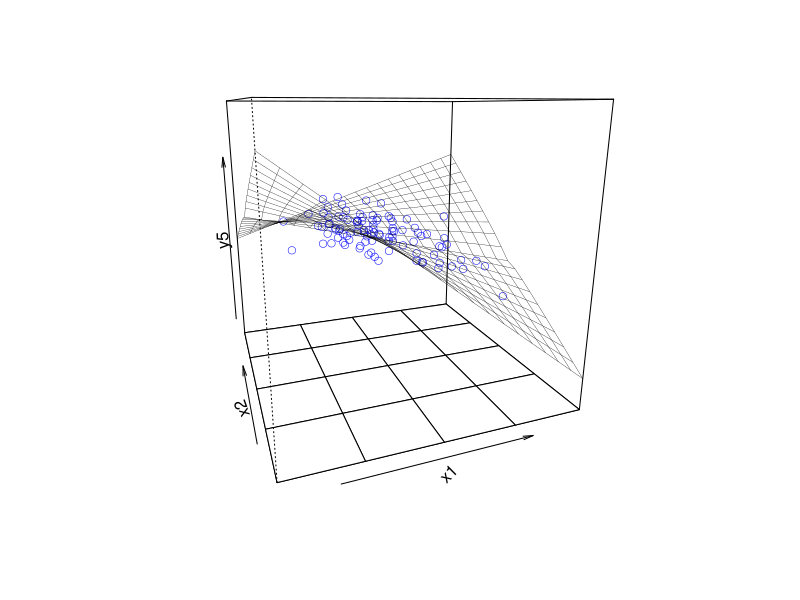
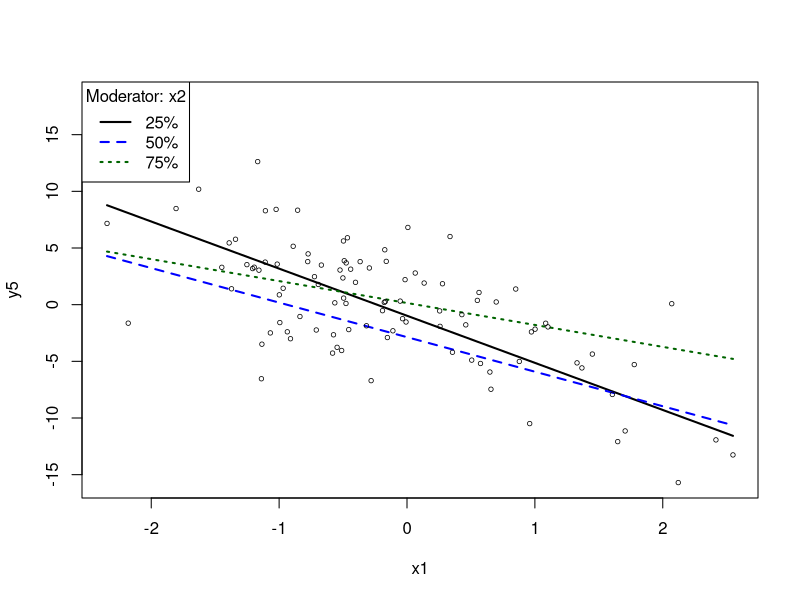
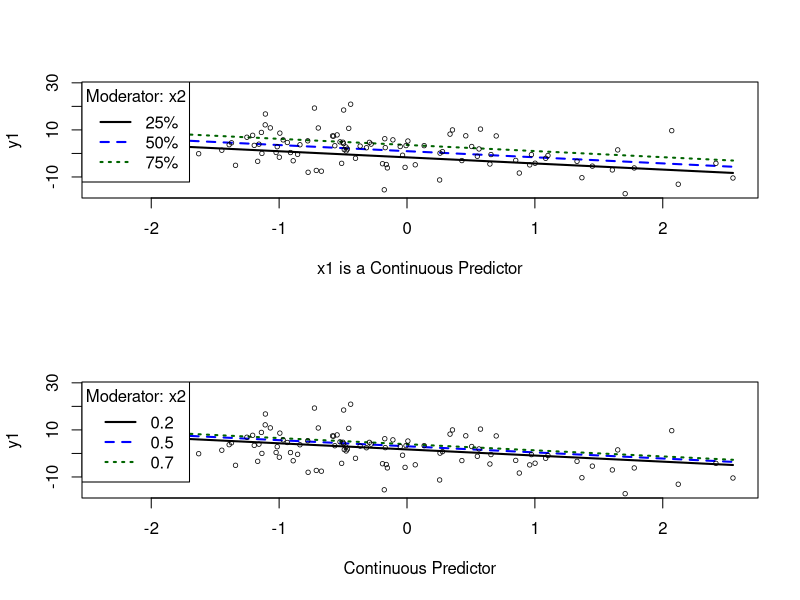

R code for these plots, in order: (Note: this script raises an error after producing the figures.)
### R code from vignette source '/home/pauljohn/tmp/lyxtmp/lyx_tmpdir.T22511/lyx_tmpbuf0/outreg.Rnw'
### Encoding: UTF-8

###################################################
### code chunk number 1: outreg.Rnw:16-17
###################################################
  if(exists(".orig.enc")) options(encoding = .orig.enc)


###################################################
### code chunk number 2: Roptions
###################################################
options(device = pdf)
options(width=160, prompt=" ", continue="  ")
options(useFancyQuotes = FALSE) 


###################################################
### code chunk number 3: outreg.Rnw:167-168
###################################################
library(rockchalk)


###################################################
### code chunk number 4: outreg.Rnw:173-186
###################################################
set.seed(1234)
x1 <- rnorm(100)
x2 <- rnorm(100)
y1 <- 5*rnorm(100) - 3*x1 + 4*x2
y2 <- rnorm(100)+5*x2
dat <- data.frame(x1, x2, y1, y2)
rm (x1, x2, y1, y2)
m1 <- lm (y1~x1, data=dat)
m2 <- lm (y1~x2, data=dat)
m3 <- lm (y1 ~ x1 + x2, data=dat)
myilogit <- function(x) exp(x)/(1 + exp(x))
y3 <- rbinom(100, size=1, p=myilogit(scale(dat$y1)))
gm1 <- glm(y3~x1 + x2, data=dat)


###################################################
### code chunk number 5: outreg10
###################################################
outreg(m1)


###################################################
### code chunk number 6: outreg.Rnw:206-207
###################################################
outreg(m1)


###################################################
### code chunk number 7: outreg20
###################################################
outreg(m1, tight=FALSE, modelLabels=c("Fingers"))


###################################################
### code chunk number 8: outreg.Rnw:229-230
###################################################
outreg(m1, tight=FALSE, modelLabels=c("Fingers"))


###################################################
### code chunk number 9: outreg30
###################################################
outreg(list(m1,m2), modelLabels=c("Mine","Yours"), varLabels = list(x1="Billie"))


###################################################
### code chunk number 10: outreg33
###################################################
outreg(list(m1,m2), tight=FALSE,  modelLabels=c("Mine","Yours"), varLabels = list(x1="Billie"))


###################################################
### code chunk number 11: outreg.Rnw:257-258
###################################################
outreg(list(m1,m2), modelLabels=c("Mine","Yours"), varLabels = list(x1="Billie"))


###################################################
### code chunk number 12: outreg.Rnw:265-266
###################################################
outreg(list(m1,m2), tight=FALSE,  modelLabels=c("Mine","Yours"), varLabels = list(x1="Billie"))


###################################################
### code chunk number 13: outreg35
###################################################
outreg(list(m1,m2,m3), modelLabels=c("A","B","C"), varLabels = list(x1="I Forgot x1", x2="He Remembered x2"))


###################################################
### code chunk number 14: outreg.Rnw:286-287
###################################################
outreg(list(m1,m2,m3), modelLabels=c("A","B","C"), varLabels = list(x1="I Forgot x1", x2="He Remembered x2"))


###################################################
### code chunk number 15: outreg.Rnw:296-297
###################################################
outreg(list(m1,m2,m3), tight=F, modelLabels=c("I Love love love really long titles","Hate Long","Medium"))


###################################################
### code chunk number 16: outreg70
###################################################
outreg(list(m1,gm1),modelLabels=c("OLS:y1","GLM: Categorized y1"))


###################################################
### code chunk number 17: outreg.Rnw:329-330
###################################################
outreg(list(m1,gm1),modelLabels=c("OLS:y1","GLM: Categorized y1"))


###################################################
### code chunk number 18: outreg.Rnw:354-356
###################################################
dat$y5 <- with(dat, -3*x1 + 0.5*log(x2^2) + 1.1*x2 + 2.2 *x1 * x2 + 3*rnorm(100)) 
m5 <- lm (y5 ~ log(x2*x2) + x1 * x2, data=dat)


###################################################
### code chunk number 19: pcps10
###################################################
plotPlane(m5, plotx1="x1", plotx2="x2")


###################################################
### code chunk number 20: outreg.Rnw:370-371
###################################################
outreg(m5, tight=FALSE)


###################################################
### code chunk number 21: pcps20
###################################################
plotCurves(m5, plotx="x1", modx="x2")


###################################################
### code chunk number 22: ps10
###################################################
par(mfcol=c(2,1))
m3psa <- plotSlopes(m3, plotx="x1", modx="x2", xlab="x1 is a Continuous Predictor")
m3psb <- plotSlopes(m3, plotx="x1", modx="x2", modxVals=c(0.2, 0.5, 0.7), xlab="Continuous Predictor")
par(mfcol=c(1,1))


###################################################
### code chunk number 23: outreg.Rnw:443-444
###################################################
testSlopes(m3psa)


###################################################
### code chunk number 24: ps15
###################################################
dat$y4 <- with(dat, -3*x1 + 6*x2 - 0.17*x1*x2 + 5*rnorm(100))
m4 <- lm (y4 ~ x1 * x2, data=dat)


###################################################
### code chunk number 25: ps20
###################################################
m4ps <- plotSlopes(m4, plotx="x1", modx="x2", xlab="Continuous Predictor")


###################################################
### code chunk number 26: ts10
###################################################
testSlopes(m4ps)


###################################################
### code chunk number 27: pp100
###################################################
p100 <- plotPlane(m4, plotx1="x1", plotx2="x2")


###################################################
### code chunk number 28: pp110
###################################################
m4ps <- plotSlopes(m4, plotx="x1", modx="x2", xlab="Continuous Predictor", ylim=c(-25, 35))


###################################################
### code chunk number 29: pp111
###################################################
p110 <- plotPlane(m4, plotx1="x1", plotx2="x2", x1lab="Continuous Predictor")
for(j in unique(m4ps$newdata$x2)){
subdat <- m4ps$newdata[m4ps$newdata$x2==j,]
lines(trans3d(subdat$x1, subdat$x2, subdat$pred, pmat=p110$res), col="red", lwd=3)
}


###################################################
### code chunk number 30: outreg.Rnw:587-589
###################################################
m4 <- lm (y4 ~ x1 * x2, data=dat)
m4s <- standardize(m4)


###################################################
### code chunk number 31: outreg.Rnw:597-598
###################################################
summary(m4s)


###################################################
### code chunk number 32: stdreg10
###################################################
outreg(list(m4,m4s), tight=F, modelLabels=c("Not Standardized","Standardized"))


###################################################
### code chunk number 33: outreg.Rnw:729-733
###################################################
dat2 <- genCorrelatedData(N=400, rho=.4, stde=300, beta=c(2,0.1,0.1,0.2))
m4linear <- lm (y ~ x1 + x2, data=dat2)
m4int <- lm (y ~ x1 * x2, data=dat2)
m4mc <- meanCenter(m4int)


###################################################
### code chunk number 34: mcenter10
###################################################
outreg(list(m4linear, m4int,m4mc), tight=F, modelLabels=c("Linear", "Not Centered","Mean Centered"))


###################################################
### code chunk number 35: mcenter50
###################################################
op <- par()
par(mfcol=c(1,2))
par(mar=c(2,2,2,1))
plotPlane(m4int, plotx1="x1", plotx2="x2", plotPoints=FALSE, main="Not Centered", ticktype="detailed")
plotPlane(m4mc, plotx1="x1", plotx2="x2", plotPoints=FALSE, main="Mean Centered", ticktype="detailed")
par(op)


###################################################
### code chunk number 36: outreg.Rnw:794-805
###################################################
x <- rnorm(100, m=50, s=20)
y <- 3 + 0.2 * x + 15 * rnorm(100)
plot(x,y)
mp1 <- lm(y ~ x)
abline(mp1)
ndf <- data.frame(x=plotSeq(x,40))
p1 <- as.data.frame(predict(mp1, interval="conf", newdata = ndf))
lines(ndf$x, p1$fit, col="black", lwd=2)
lines(ndf$x, p1$lwr, col="red", lwd=2, lty=4)
lines(ndf$x, p1$upr, col="red", lwd=2, lty=3)
legend("topleft", legend=c("predicted","conf. lower", "conf. upper"), col=c("black","red","red"), lty=c(1,4,3))


###################################################
### code chunk number 37: outreg.Rnw:897-902
###################################################
dat2 <- genCorrelatedData(N=400, rho=.4, stde=300, beta=c(2,0.1,0.1,0.8))
m4linear <- lm (y ~ x1 + x2, data=dat2)
m4int <- lm (y ~ x1 * x2, data=dat2)
m4mc <- meanCenter(m4int)
m4rc <- residualCenter(m4int)


###################################################
### code chunk number 38: rcenter10
###################################################
outreg(list(m4linear, m4int, m4mc, m4rc), tight=T, modelLabels=c("Linear", "Not Centered","Mean Centered", "Resid Centered"))


###################################################
### code chunk number 39: rcenter30
###################################################
op <- par()
par(mfrow=c(2,2))
par(mar=c(2,2,2,1))
plotPlane(m4int, plotx1="x1", plotx2="x2", plotPoints=TRUE, main="Not Centered", ticktype="detailed", theta=-20)
plotPlane(m4mc, plotx1="x1", plotx2="x2", plotPoints=TRUE, main="Mean Centered", ticktype="detailed", theta=-20)
plotPlane(m4rc, plotx1="x1", plotx2="x2", plotPoints=TRUE, main="Residual Centered", ticktype="detailed", theta=-20)
par(op)


###################################################
### code chunk number 40: rcenter40
###################################################
m4mcpred <- predict(m4mc, newdata=dat2)
m4rcpred <- predict(m4rc, newdata=dat2)
plot(m4mcpred, m4rcpred, main="", xlab="Predictions of Mean-centered Regression",ylab="Predictions from Residual-centered Regression")
predcor <- round(cor(m4mcpred, m4rcpred),3)
legend("topleft", legend=c(paste("Correlation=", predcor)))
